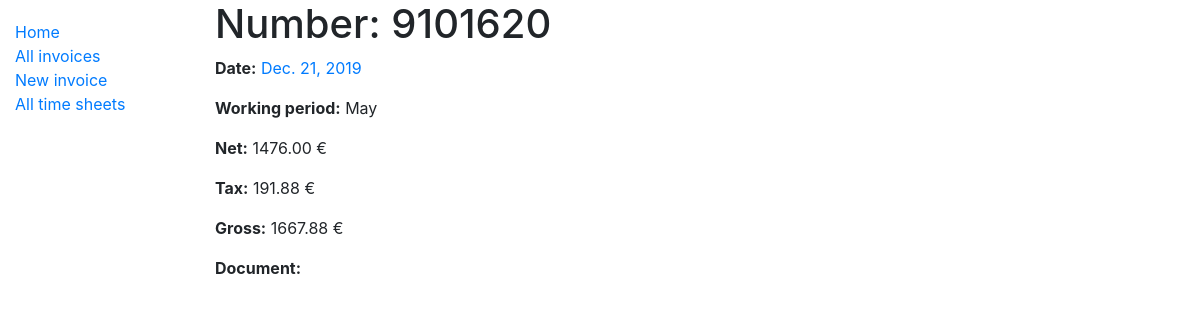
The app's page /settlement/invoice/9 with its own data.
### settlement/models.py (models this page shows, shortened)
class Invoice(models.Model):
    CALCULATION_MODE = (
        ('PU', 'Per unit'),
        ('LS', 'Lump-sum'),
    )
    calculation_mode = models.CharField(max_length=2,
                                        choices=CALCULATION_MODE,
                                        default='PU',
                                        verbose_name='Calculation per unit or lump sum')
    number = models.IntegerField(verbose_name='Invoice number', unique=True)
    date = models.DateField(verbose_name='Invoice date', default=datetime.now, blank=False, null=False)
    due_date = models.DateField(verbose_name='Due date', blank=False, null=False)
    working_period = models.CharField(max_length=50, verbose_name='Working period')
    template = models.FileField(verbose_name='Invoice template for generation', null=True, blank=True,
                                upload_to=settings.INVOICE_TEMPLATES_FILE_PATH)
    txt = models.CharField(max_length=300, verbose_name='Invoice text', null=True, blank=True)
    hours = models.DecimalField(verbose_name='Working hours', max_digits=6, decimal_places=2)
    hourly_rate = models.DecimalField(verbose_name='Hourly rate (paid per hour)', max_digits=6, decimal_places=2)
    net = models.DecimalField(verbose_name='Net amount', max_digits=12, decimal_places=2)
    percent_tax = models.DecimalField(verbose_name='Tax in percent', max_digits=6, decimal_places=2)
    document = models.FileField(verbose_name='Stored invoice document', null=True, blank=True,
                                upload_to=settings.INVOICE_DOCUMENTS_FILE_PATH)
    class Meta:
        ordering = ['-date']
    @property
    def tax(self):
        return(commercialRound(self.net * self.percent_tax / 100))
    @property
    def gross(self):
        return(commercialRound(float(self.net) + self.tax))

### settlement/views.py (the view)
# urls.py: path('invoice/<int:pk>', views.InvoiceDetailView.as_view(), name='invoice-detail'),
class InvoiceDetailView(generic.DetailView):
    model = Invoice

### settlement/models.py (called while the page is built)
def commercialRound(x):
    x = float(x)
    return(x / abs(x) * int(abs(x) * 100 + .5) / 100)

### settlement/templates/settlement/invoice_detail.html
{% extends "base_generic.html" %}
{% block content %}
  <h1>Number: {{ invoice.number }}</h1>
  <p><strong>Date:</strong> <a href="">{{ invoice.date }}</a></p>
  <p><strong>Working period:</strong> {{ invoice.working_period }}</p>
  <p><strong>Net:</strong> {{ invoice.net }} €</p>
  <p><strong>Tax:</strong> {{ invoice.tax }} €</p>
  <p><strong>Gross:</strong> {{ invoice.gross }} €</p>
  <p><strong>Document:</strong> <a href="">{{ invoice.document }}</a></p>
{% endblock %}

### records on screen
Invoice: number "9101620", date "Dec. 21, 2019", working_period "May", net "1476.00", tax "191.88", gross "1667.88"
